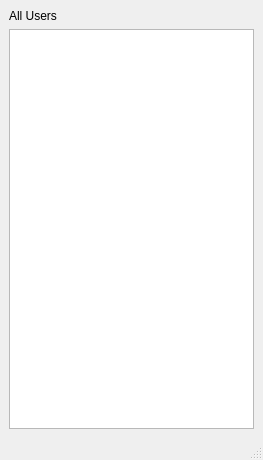
<?xml version="1.0" encoding="UTF-8"?>
<ui version="4.0">
 <class>users_list</class>
 <widget class="QMainWindow" name="users_list">
  <property name="geometry">
   <rect>
    <x>0</x>
    <y>0</y>
    <width>263</width>
    <height>460</height>
   </rect>
  </property>
  <property name="windowTitle">
   <string>UsersList</string>
  </property>
  <widget class="QWidget" name="centralwidget">
   <layout class="QVBoxLayout" name="verticalLayout_2">
    <item>
     <layout class="QVBoxLayout" name="verticalLayout">
      <item>
       <widget class="QLabel" name="label">
        <property name="styleSheet">
         <string notr="true">font: 24pt &quot;MS Shell Dlg 2&quot;;</string>
        </property>
        <property name="text">
         <string>All Users</string>
        </property>
       </widget>
      </item>
      <item>
       <widget class="QListView" name="listView">
        <property name="minimumSize">
         <size>
          <width>239</width>
          <height>331</height>
         </size>
        </property>
       </widget>
      </item>
     </layout>
    </item>
   </layout>
  </widget>
  <widget class="QMenuBar" name="menubar">
   <property name="geometry">
    <rect>
     <x>0</x>
     <y>0</y>
     <width>263</width>
     <height>25</height>
    </rect>
   </property>
  </widget>
  <widget class="QStatusBar" name="statusbar"/>
 </widget>
 <resources/>
 <connections/>
</ui>
